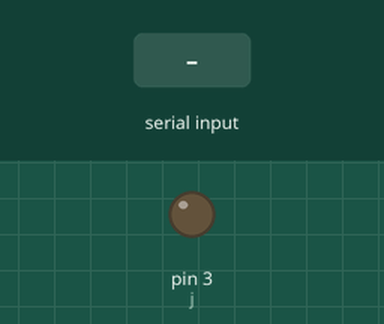
Bench run of a sketch on a simulated Arduino Uno, built with avr-gcc and run on an emulated ATmega328P. Shown: output pins drawn as LEDs (lit = HIGH). The inputs (shaded band) are chosen by the test bench.

Above: at 1.2 s.
1.3 s: "1" received over Serial
At 1.9 s:
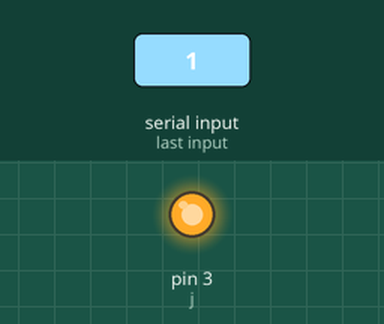
2.8 s: "2" received over Serial
At 4.2 s:
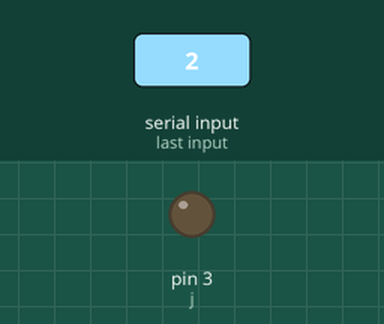
Timing chart, 0 to 5.8 s (numbered marks = the images above; inputs shaded):
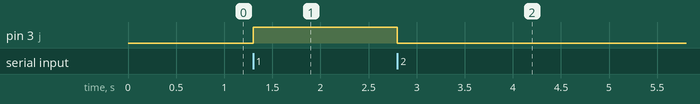

The sketch:

robot_prob1.ino
```cpp
const int j=3;
char val;
void setup() {
  pinMode(j,OUTPUT);
  Serial.begin(9600);
}

void loop() {
   if(Serial.available()>0){
    val=Serial.read();
    if(val=='1'){
      digitalWrite(j,HIGH);
      }
      else if(val=='2'){
      digitalWrite(j,LOW);
      }
   }


}
```

Measured:
- after the input at 1.3 s, pin 3 (j): LOW → HIGH at once
- after the input at 2.8 s, pin 3 (j): HIGH → LOW at once
